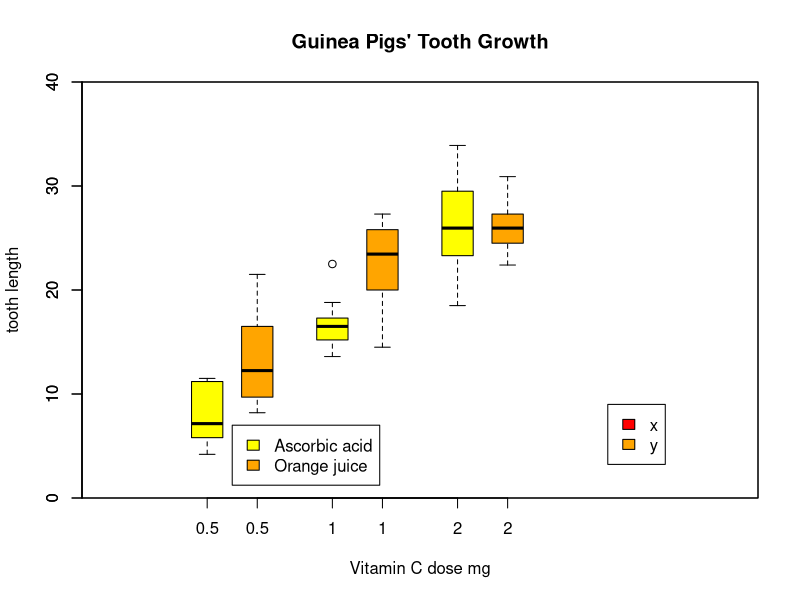

Recreate this plot in R.
##########################################################
# Demo boxplot
# 
# example taken from helpfile from Roger Bivand
#
#########################################################
head(ToothGrowth)
plot.new()

boxplot(len ~ dose, 
        data = ToothGrowth,
        boxwex = 0.25, 
        at = 1:3 - 0.2,
        subset = supp == "VC", 
        col = "yellow",
        main = "Guinea Pigs' Tooth Growth",
        xlab = "Vitamin C dose mg",
        ylab = "tooth length",
        xlim = c(0, 5), 
        ylim = c(0, 40), 
        yaxs = "i")

boxplot(len ~ dose, 
        data = ToothGrowth, 
        add = TRUE,
        boxwex = 0.25, at = 1:3 + 0.2,
        subset = supp == "OJ", 
        col = "orange")

legend(1, 7, c("Ascorbic acid", "Orange juice"),
       fill = c("yellow", "orange"))

legend(4, 9, c("x", "y"), fill = c("red", "orange"))
